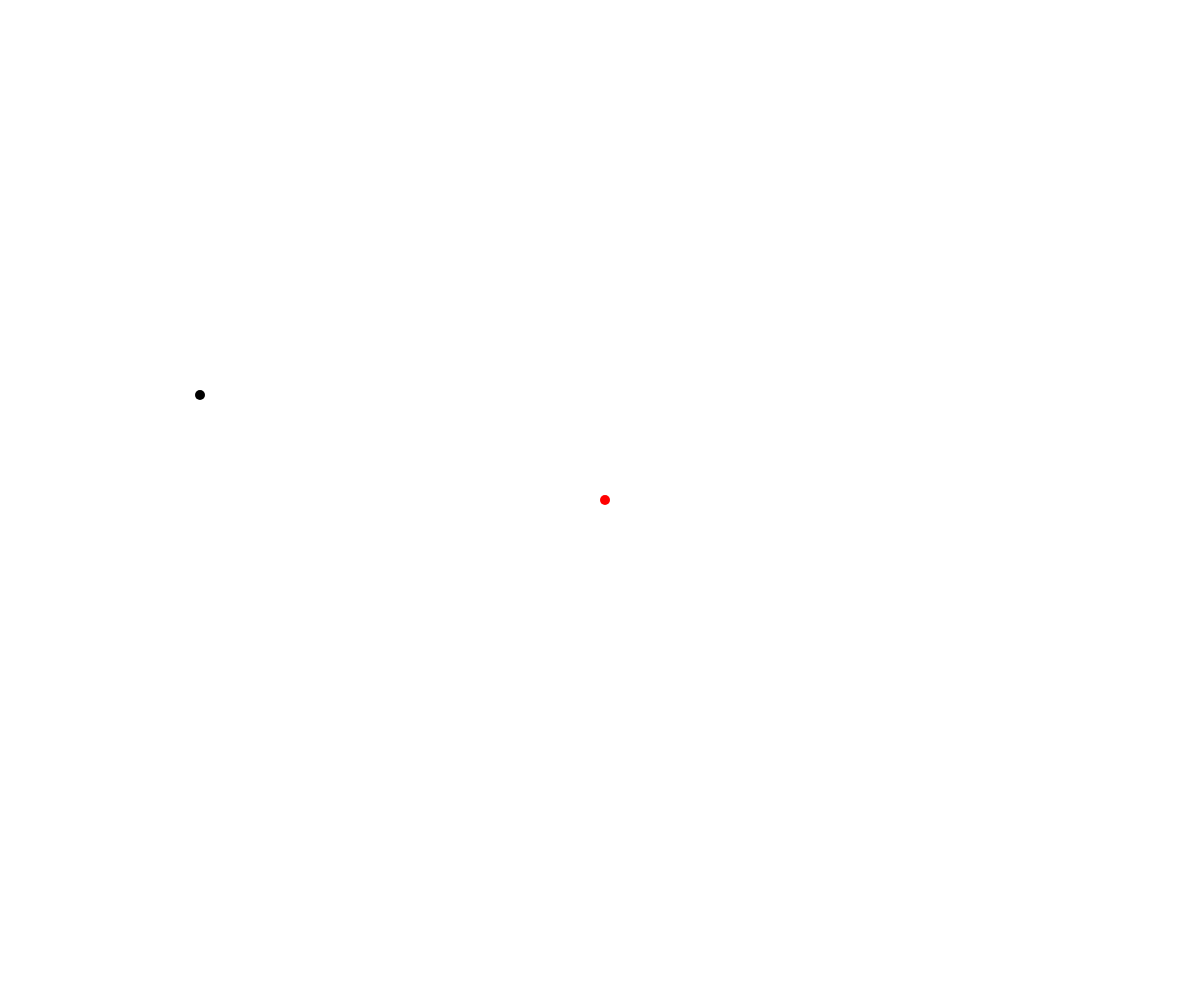
Frame 1 (no input)
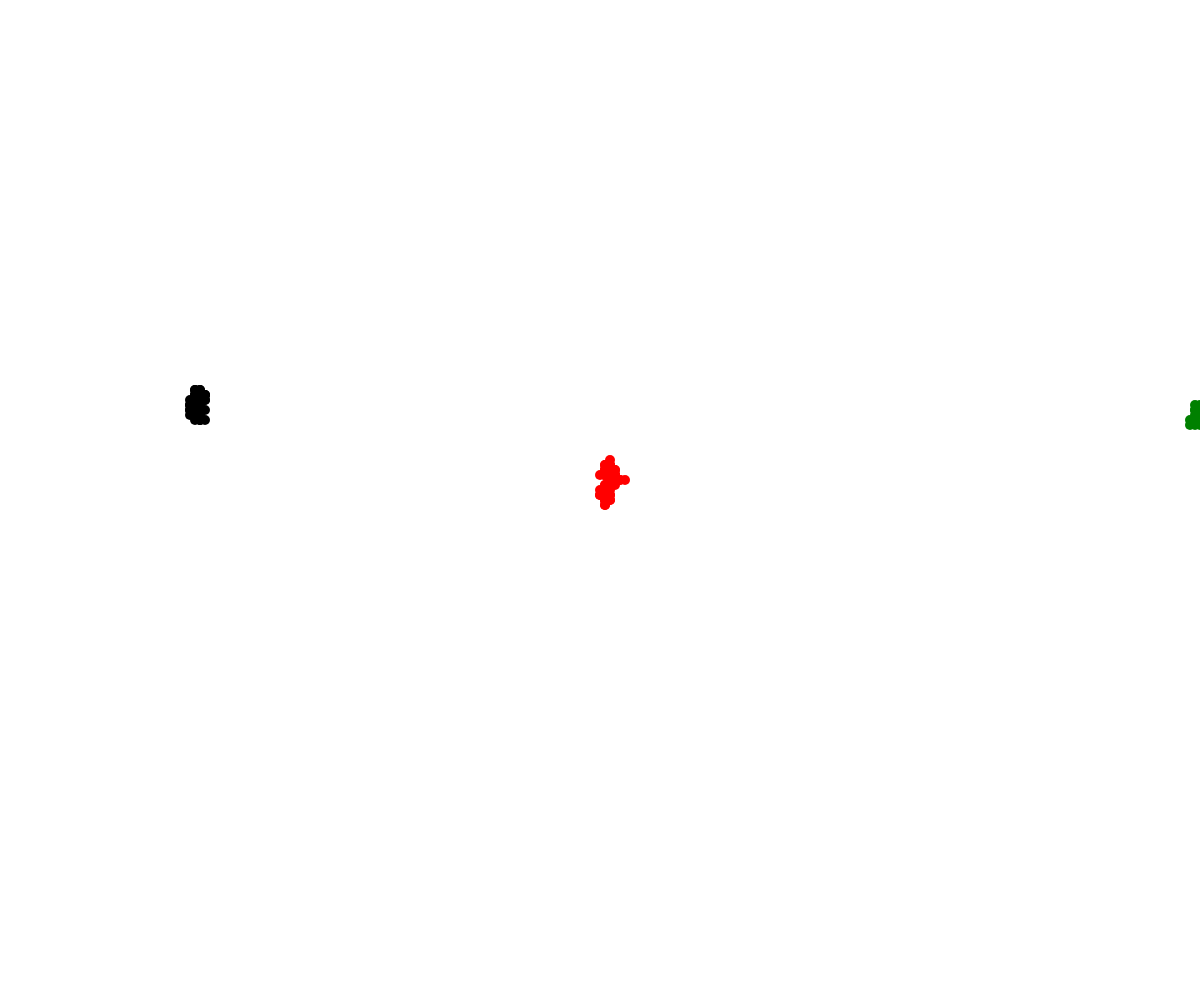
Frame 60 (no input)
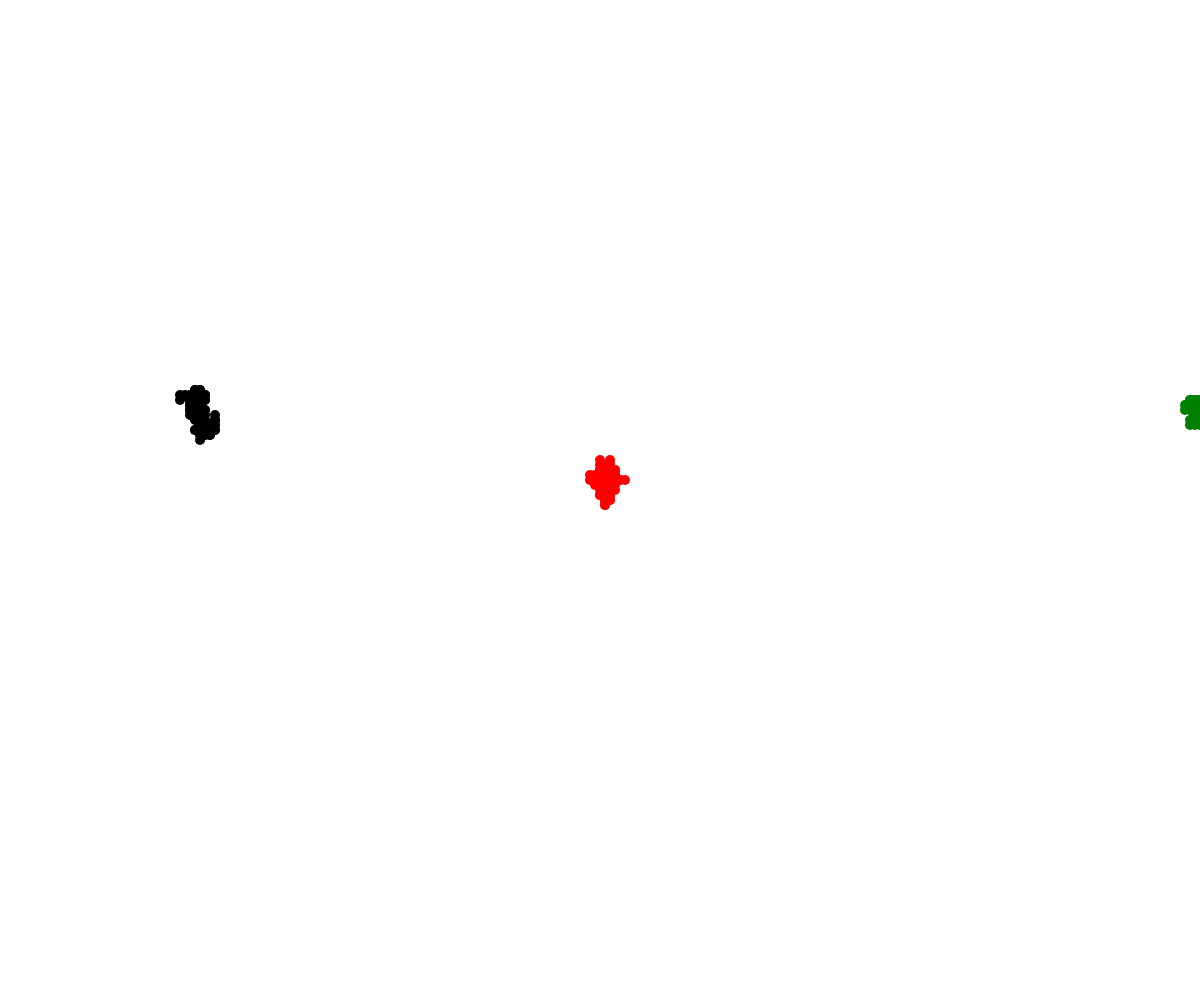
Frame 120 (the mouse pressed at the canvas centre since frame 60)

The p5.js sketch that drew these frames (run headless with seeded random() and noise() and a simulated clock; from frame 60 on, the mouse is pressed at the canvas centre):

// p5.js sketch
// ── sketch.js
// Walker OOP Demo
// Griffin Bartsch
// 30/4/24

class Walker {
  constructor(x, y, theColour) {
    this.x = x;
    this.y = y;
    this.stepSize = 5;
    this.colour = theColour;
    this.radius = 5;
  }
  move() {
    let choice = random(100);
    if (choice < 25) {
      //move up
      this.y -= this.stepSize;
    }
    else if (choice < 50) {
      //move down
      this.y += this.stepSize;
    }
    else if (choice < 75) {
      //move right
      this.x += this.stepSize;
    }
    else {
    //move left
      this.x -= this.stepSize;
    }
  }
  display() {
    fill(this.colour);
    circle(this.x, this.y, this.radius*2);
  }
}

let maram;
let griffin;
let seth;

function setup() {
  noStroke();
  createCanvas(windowWidth, windowHeight);
  maram = new Walker(width/2, height/2, "red");
  griffin = new Walker(200, 400, "black");
  seth = new Walker(1200, 400, "green");
}

function draw() {
  // background(220);
  maram.move();
  griffin.move();
  seth.move();

  maram.display();
  griffin.display();
  seth.display();
}
